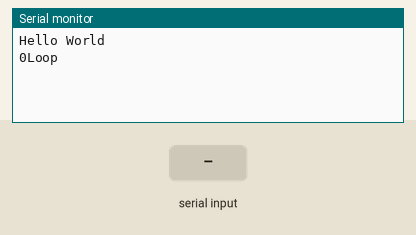
This sketch was run on a simulated Arduino Uno, built with avr-gcc and run on an emulated ATmega328P. On the bench: the last lines printed to the serial monitor. The inputs (shaded band) are chosen by the test bench.

Above: at 1.2 s.
1.3 s: "1" received over Serial
At 4.2 s:
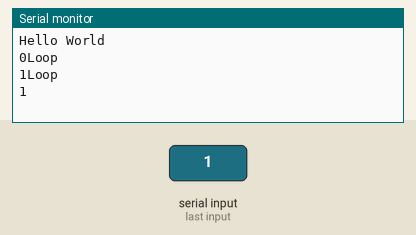
4.3 s: "0" received over Serial
5.8 s: "2" received over Serial
At 8.4 s:
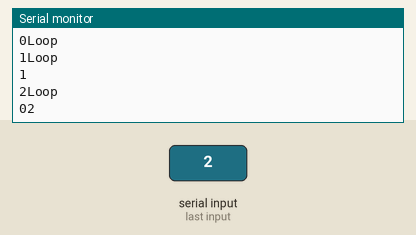
Timing chart, 0 to 9.9 s (numbered marks = the images above; inputs shaded):
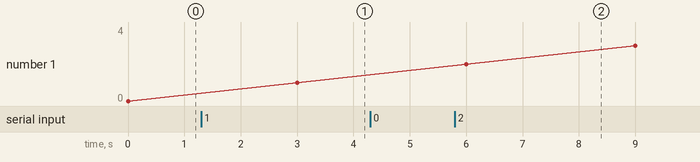

The sketch:

Hello_World.ino
```cpp
// nun erweitern wir unsere Kommunikation das nicht nur unser ESP uns Text senden kann
// Sondern der Comuter kann nun auch eine Nachricht an den ESP senden kann
// Öffne hierfür unter "Werkzeuge" --> "Serial Monitor"
// und gebe in die Text Zeile einen Text ein und klicke auf senden der
// selbst geschriebene Text geht an den ESP und wird wieder auf dem Monitor ausgegeben

// Zähler in welcher Schleifendurchgang wir uns befinden
uint16_t counter=0;

void setup()
{
  // Seriale Kommunikation initialiezieren
  Serial.begin(115200);
  // in den Monitor Hello World schreiben
  Serial.println("Hello World");
}

void loop()
{
  // in den Monitor die zahl schreiben wie oft wir uns schon durch Loop bewegt haben
  Serial.print(counter);
  // in den Monitor Loop schreiben
  Serial.println("Loop");
  //wir erhöhen den Counter um 1
  counter=counter+1;

  //hier ist nun der neue Code abschnitt
  // wir lesen aus der Klasse ob ein neuer Text angekommen ist
  String text= Serial.readString();
  //und nun schreiben wir ihn wieder in den Monitor
  Serial.println(text);

  // wir warten 2 sekunden
  delay(2000);
}
```

Measured:
- after the input at 1.3 s, the serial monitor: prints a new line after 2.7 s (image 1)
- after the input at 5.8 s, the serial monitor: prints a new line after 1.2 s (image 2)
